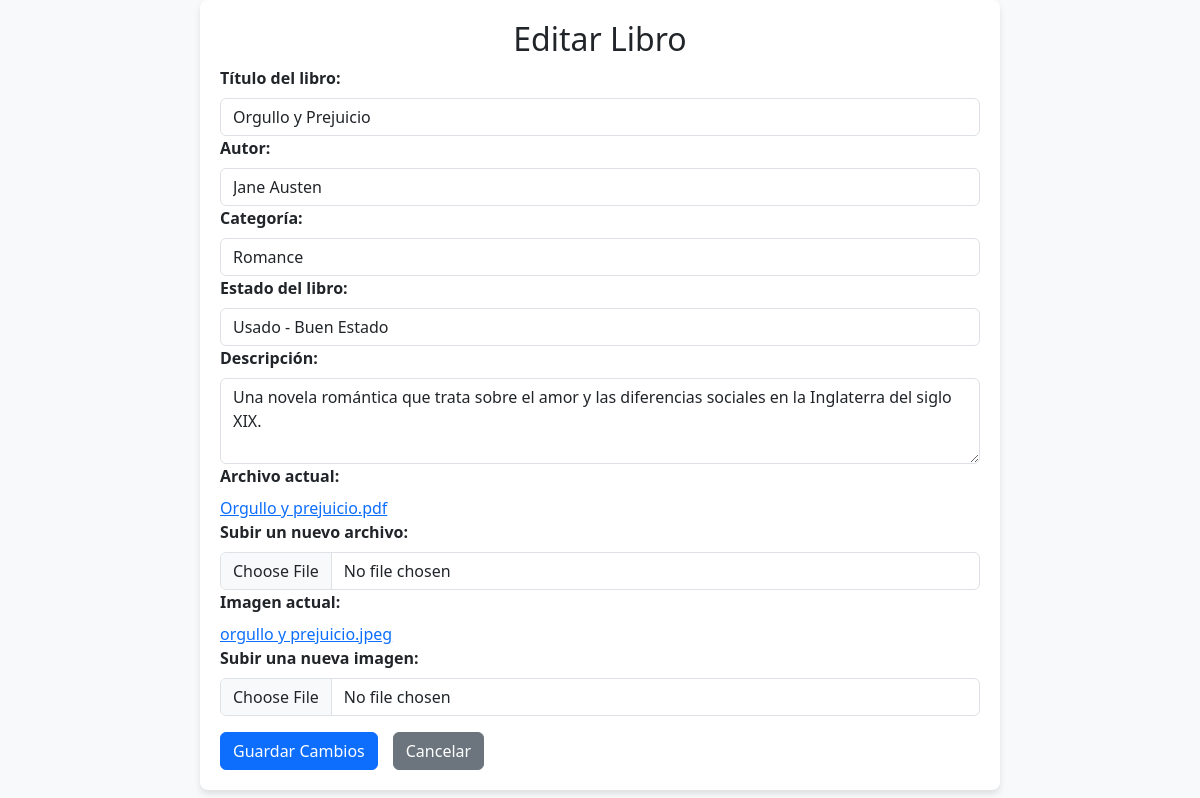
Page /Paginas/editarLibro.php?id=2 (signed in) on the committed database.
### tables this page shows
CREATE TABLE `libro` (
  `id_libro` int(11) NOT NULL,
  `titulo` varchar(255) NOT NULL,
  `autor` varchar(255) DEFAULT NULL,
  `id_categoria` int(11) DEFAULT NULL,
  `id_estado` int(11) DEFAULT NULL,
  `descripcion` varchar(1024) DEFAULT NULL,
  `id_usuario` int(11) DEFAULT NULL,
  `archivo` varchar(255) DEFAULT NULL,
  `imagen` varchar(255) NOT NULL
);

### Paginas/editarLibro.php (the view, shortened to what this page needs)
<?php
$db = new Database();
$conn = $db->getConnection();
$id_libro = intval($_GET['id']);
$sql = "SELECT * FROM libro WHERE id_libro = ?";
$stmt = $conn->prepare($sql);
$stmt->bind_param("i", $id_libro);
$stmt->execute();
$result = $stmt->get_result();
if ($result->num_rows === 1) {
    $libro = $result->fetch_assoc();
} else {
    $_SESSION['mensaje'] = "Libro no encontrado.";
    header("Location: Perfil.php");
    exit;
}
?>
<!DOCTYPE html>
<html lang="es">
<head>
    <link href="https://cdn.jsdelivr.net/npm/bootstrap@5.3.0-alpha3/dist/css/bootstrap.min.css" rel="stylesheet">
</head>
<body>
    <div class="form-container">
        <h2 style="text-align: center;">Editar Libro</h2>
        <form method="POST" enctype="multipart/form-data">
            <label for="titulo" class="form-label">Título del libro:</label>
            <input type="text" id="titulo" name="titulo" value="<?php echo htmlspecialchars($libro['titulo']); ?>"
                required class="form-control">
            <label for="autor" class="form-label">Autor:</label>
            <input type="text" id="autor" name="autor" value="<?php echo htmlspecialchars($libro['autor']); ?>" required
                class="form-control">
            <label for="categoria" class="form-label">Categoría:</label>
            <select id="categoria" name="id_categoria" class="form-control" required>
                <?php
                $sqlCategorias = "SELECT id_categoria, nombre FROM categoria";
                $resultCategorias = $conn->query($sqlCategorias);
                while ($row = $resultCategorias->fetch_assoc()) {
                    $selected = $row['id_categoria'] == $libro['id_categoria'] ? 'selected' : '';
                    echo "<option value='" . $row['id_categoria'] . "' $selected>" . htmlspecialchars($row['nombre']) . "</option>";
                }
                ?>
            </select>
            <label for="estado" class="form-label">Estado del libro:</label>
            <select id="estado" name="id_estado" class="form-control" required>
                <?php
                $sqlEstados = "SELECT id_estado, nombre FROM estado_libro";
                $resultEstados = $conn->query($sqlEstados);
                while ($row = $resultEstados->fetch_assoc()) {
                    $selected = $row['id_estado'] == $libro['id_estado'] ? 'selected' : '';
                    echo "<option value='" . $row['id_estado'] . "' $selected>" . htmlspecialchars($row['nombre']) . "</option>";
                }
                ?>
            </select>
            <label for="descripcion" class="form-label">Descripción:</label>
            <textarea id="descripcion" name="descripcion" rows="3" required
                class="form-control"><?php echo htmlspecialchars($libro['descripcion']); ?></textarea>
            <label for="archivo" class="form-label">Archivo actual:</label>
            <?php if (!empty($libro['archivo'])): ?>
                <div>
                    <a href="../uploads/<?php echo htmlspecialchars($libro['archivo']); ?>" target="_blank">
                        <?php echo htmlspecialchars($libro['archivo']); ?>
                    </a>
                </div>
            <?php else: ?>
                <p>No hay archivo cargado.</p>
            <?php endif; ?>
            <label for="archivo" class="form-label">Subir un nuevo archivo:</label>
            <input type="file" id="archivo" name="archivo" accept=".pdf,.doc,.docx" class="form-control">
            <label for="imagen" class="form-label">Imagen actual:</label>
            <?php if (!empty($libro['imagen'])): ?>
                <div>
                    <a href="../uploadsLib/<?php echo htmlspecialchars($libro['imagen']); ?>" target="_blank">
                        <?php echo htmlspecialchars($libro['imagen']); ?>
                    </a>
                </div>
            <?php else: ?>
                <p>No hay imagen cargada.</p>
            <?php endif; ?>
            <label for="imagen" class="form-label">Subir una nueva imagen:</label>
            <input type="file" id="imagen" name="imagen" accept="image/*" class="form-control">
            <div class="button-container mt-3">
                <button type="submit" class="btn btn-primary">Guardar Cambios</button>
                <a href="Perfil.php" class="btn btn-secondary">Cancelar</a>
            </div>
        </form>
    </div>
</body>
</html>

### Paginas/editarLibro.php (style rules this page uses)
.form-container { max-width: 800px; margin: auto; background: #fff; padding: 20px; border-radius: 8px; box-shadow: 0 4px 6px rgba(0, 0, 0, 0.1); }
body { background-color: #f8f9fa; }
.form-label { font-weight: bold; }
.button-container { display: flex; justify-content: flex-start; gap: 15px; }

### rows in the picture
libro: titulo "Orgullo y Prejuicio", autor "Jane Austen", descripcion "Una novela romántica que trata sobre el amor y las diferencias sociales en la Inglaterra del siglo XIX.", archivo "Orgullo y prejuicio.pdf", imagen "orgullo y prejuicio.jpeg"

### other values in the picture
form field id_categoria "Romance"
form field id_estado "Usado - Buen Estado"
